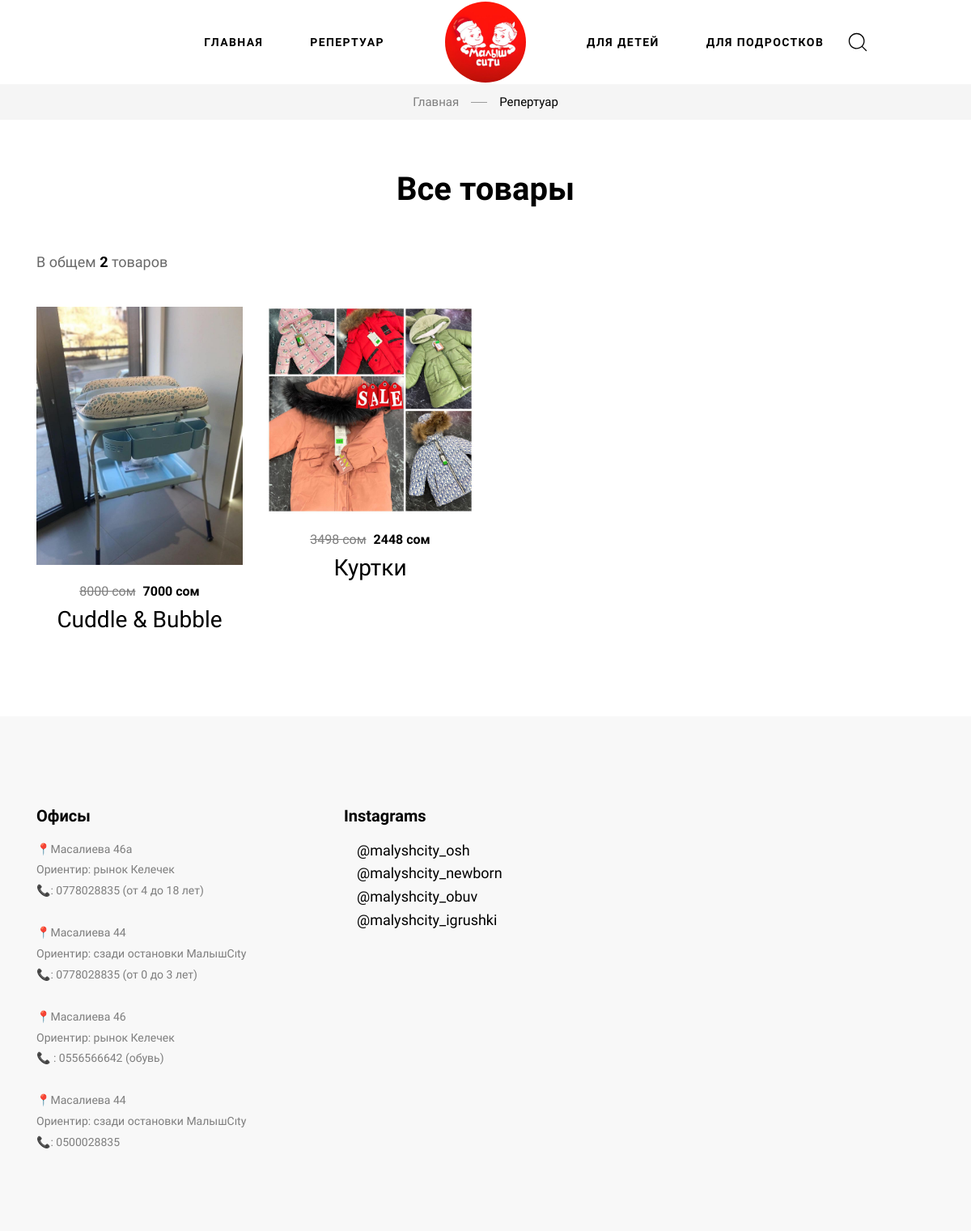
The page /all_products/ on the database its author committed.
### apps/service/models.py (models this page shows)
class Settings(models.Model):
    title = models.CharField(
        max_length=100
    )
    logo = models.FileField(
        upload_to='logo/'
    )
    location = models.TextField(
        max_length=500
    )
    instagram = models.URLField()

### apps/products/models.py (models this page shows, shortened)
class Product(models.Model):
    title = models.CharField(
        max_length=100
    )
    image = models.FileField(
        upload_to='product_image/'
    )
    description = models.CharField(
        max_length=255
    )
    sale = models.BooleanField(
        default= False
    )
    price = models.IntegerField(
    )
    sale_price = models.IntegerField(
        blank=True,
        null=True
    )
    category = models.ForeignKey(
        Category,
        related_name='category',
        on_delete=models.SET_NULL,
        blank=True,
        null=True
    )
    class Meta:
        verbose_name = 'Продукт'
        verbose_name_plural = 'Продукты'

### apps/products/views.py (the view)
# urls.py: path('all_products/', all_products, name='all_products'),
def all_products(request):
    setting = Settings.objects.latest('id')
    products = Product.objects.all()
    context = {
        'setting': setting,
        'products':products
    }
    return render(request, 'main/all_products.html',context)

### templates/main/all_products.html (shortened to what this page needs)
{%extends 'homepage.html'%}
{%load static%}
{%block content%}
{% include 'include/header.html' %}
<main id="content">
    <section class="py-2 bg-gray-2">
        <div class="container">
            <nav aria-label="breadcrumb">
                <ol class="breadcrumb breadcrumb-site py-0 d-flex justify-content-center">
                    <li class="breadcrumb-item"><a class="text-decoration-none text-body" href="{% url 'index' %}">Главная</a>
                    </li>
                    <li class="breadcrumb-item active pl-0 d-flex align-items-center" aria-current="page">Репертуар
                    </li>
                </ol>
            </nav>
        </div>
    </section>
    <section>
        <div class="container container-xl">
            <h2 class="text-center mt-9 mb-8">Все товары</h2>
            <div class="d-flex justify-content-between align-items-center flex-wrap">
                <p class="fs-18 font-weight-500 my-lg-0 my-2" style="color: #696969;">В общем <strong
                        class="font-weight-bold text-secondary">{{products.all.count}}</strong>
                    товаров</p>
            </div>
        </div>
    </section>
    <section class="mt-7 mb-7">
        <div class="container container-xl">
            <div class="row">
                {% for product in products %}
                <div class="col-xl-3 col-lg-4 col-md-6">
                    <div class="card border-0 product mb-6" data-animate="fadeInUp">
                        <div class="position-relative">
                            <img src="{{product.image.url}}" alt="Facial cleanser">
                        </div>
                        <div class="card-body pt-4 text-center px-0">
                            <p class="card-text font-weight-bold fs-16 mb-1 text-secondary">
                                {%if product.sale == True%}
                                        <span class="fs-16 font-weight-500 text-decoration-through text-body pr-1">{{product.price}} сом</span>
                                        <span>{{product.sale_price}} сом</span>
                                    {%else%}
                                        <span>{{product.price}} сом</span>
                                    {%endif%}
                            </p>
                            <h2 class="card-title fs-28 font-weight-500 mb-2"><a href="{% url 'product_detail' product.id %}">{{product.title}}</a></h2>
                        </div>
                    </div>
                </div>
                {% endfor %}
            </div>
        </div>
    </section>
</main>
{%include 'include/footer.html'%}
{%include 'include/sidebar.html'%}
{%endblock%}

### templates/include/header.html (shortened to what this page needs)
{% load static %}
<header class="main-header navbar-light header-sticky header-sticky-smart">
    <div class="sticky-area bg-">
        <div class="container container-xxl">
            <nav class="navbar navbar-expand-xl px-0 d-block">
                <div class="d-none d-xl-block">
                    <div class="d-flex align-items-center flex-nowrap">
                        <div class="w-50">
                            <ul class="navbar-nav hover-menu main-menu px-0 mx-xl-n5 adic_class">
                                <li aria-haspopup="true" aria-expanded="false"
                                    class="nav-item dropdown-item-home dropdown py-2 py-xl-7 sticky-py-xl-6 px-0 px-xl-5">
                                    <a class="nav-link p-0" href="{% url 'index' %}" >
                                        Главная
                                    </a>
                                </li>
                                <li aria-haspopup="true" aria-expanded="false"
                                    class="nav-item dropdown-item-shop dropdown py-2 py-xl-7 sticky-py-xl-6 px-0 px-xl-5">
                                    <a class="nav-link p-0" href="{% url 'all_products' %}" >
                                        Репертуар
                                    </a>
                                </li>
                            </ul>
                        </div>
                        <div class="mx-auto flex-shrink-0 px-10">
                            <div class="d-flex mt-3 mt-xl-0 align-items-center justify-content-center">
                                <a class="navbar-brand mx-auto d-inline-block py-0" href="{% url 'index' %}">
                                    <img class="logo_malysh" id="aygerim_img" src="{{setting.logo.url}}" alt="Malysh city">
                                </a>
                            </div>
                        </div>
                        <div class="w-50 adic_class2">
                            <ul class="navbar-nav hover-menu main-menu px-0 mx-xl-n5 ">
                                <li aria-haspopup="true" aria-expanded="false"
                                    class="nav-item dropdown-item-shop dropdown py-2 py-xl-7 sticky-py-xl-6 px-0 px-xl-5">
                                    <a class="nav-link p-0" href="{% url 'for_kids' %}" >
                                        Для детей
                                    </a>
                                </li>
                                <li aria-haspopup="true" aria-expanded="false"
                                    class="nav-item dropdown-item-shop dropdown py-2 py-xl-7 sticky-py-xl-6 px-0 px-xl-5">
                                    <a class="nav-link p-0" href="{% url 'for_adults' %}" >
                                        Для подростков
                                    </a>
                                </li>
                            </ul>
                            <div class="w-10 px-0 mx-xl-n5">
                                <a href="#search-popup" data-gtf-mfp="true"
                                    data-mfp-options='{"type":"inline","focus": "#keyword","mainClass": "mfp-search-form mfp-move-from-top mfp-align-top"}'
                                    class="nav-search d-flex align-items-center pr-3">
                                        <svg class="icon icon-magnifying-glass-light fs-28">
                                            <use xlink:href="#icon-magnifying-glass-light"></use>
                                        </svg>
                                </a>
                            </div>
                        </div>
                    </div>
                </div>
            </nav>
        </div>
    </div>
</header>

### templates/include/footer.html
{% load static %}
<footer class="pt-10 pt-lg-14 pb-11 footer bg-gray">
    <div class="container container-xl">
        <div class="row">
            <div class="col-lg col-md-4 col-12 mb-7 mb-lg-0">
                <h3 class="fs-20 mb-3">Офисы</h3>
                <p class="fs-14 lh-185 pr-xl-12">
                    {{setting.location|safe}}</a>
                </p>
            </div>
            <div class="col-lg-8 col-md-4 mb-lg-0">
                <h3 class="fs-20 mb-3">Instagrams</h3>
                <ul class="list-inline fs-18 ml-3 mb-0" style="display:flex; flex-direction:column;">
                    <li class="list-inline-item mr-4">
                        <a href="#">@malyshcity_osh</a>
                    </li>
                    <li class="list-inline-item mr-4">
                        <a href="#">@malyshcity_newborn</a>
                    </li>
                    <li class="list-inline-item mr-4">
                        <a href="#">@malyshcity_obuv</a>
                    </li>
                    <li class="list-inline-item mr-4">
                        <a href="#">@malyshcity_igrushki</a>
                    </li>
                </ul>
            </div>
        </div>
    </div>
</footer>

### rows shown on the page
Settings: logo (picture), location "📍Масалиева 46а Ориентир: рынок Келечек 📞: 0778028835 (от 4 до 18 лет) 📍Масалиева 44 Ориентир: сзади остановки МалышCıty 📞: 0778028835 (от 0 до 3 лет) 📍Масалиева 46 Ориентир: рынок Келечек 📞 : 0556566642 (обувь) 📍Масалиева 44 Ориентир: сзади остановки МалышCıty 📞: 0500028835"
Product: image (picture), price "8000", sale_price "7000", title "Cuddle & Bubble"
Product: image (picture), price "3498", sale_price "2448", title "Куртки"

### other values the page prints
{{ products.all.count }} "2"
